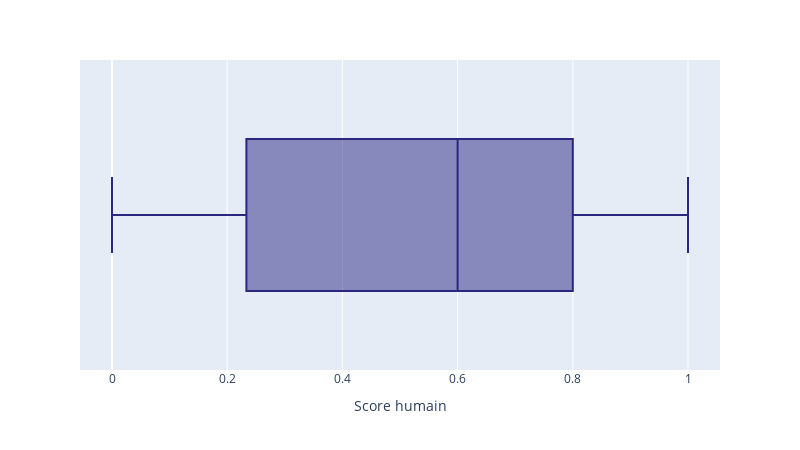

Here is the notebook cell this chart was saved with:
### Code cell
fig = px.box(df, x="score_humain", color_discrete_sequence=["#2a2781"])
fig.update_layout(xaxis_title="Score humain", width=800, height=450)

### Figure 1 — Plotly figure (JSON) as saved in the notebook; plotly's stock layout.template omitted (floating-point values rounded to 4 significant figures; data arrays with more than 128 entries replaced by an {"elided": "..."} marker saying what was removed)
{"data": [{"alignmentgroup": "True", "hovertemplate": "score_humain=%{x}<extra></extra>", "legendgroup": "", "marker": {"color": "#2a2781"}, "name": "", "notched": false, "offsetgroup": "", "orientation": "h", "showlegend": false, "type": "box", "x": {"elided": "200 float values"}, "x0": " ", "xaxis": "x", "y0": " ", "yaxis": "y"}], "layout": {"boxmode": "group", "height": 450, "legend": {"tracegroupgap": 0}, "margin": {"t": 60}, "width": 800, "xaxis": {"anchor": "y", "domain": [0, 1], "title": {"text": "Score humain"}}, "yaxis": {"anchor": "x", "domain": [0, 1]}}}
